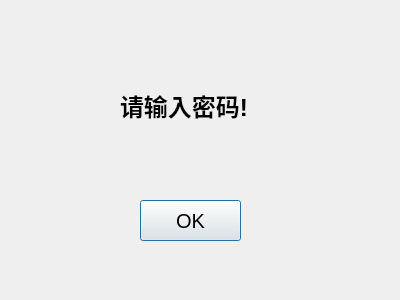
<?xml version="1.0" encoding="UTF-8"?>
<ui version="4.0">
 <class>dialog</class>
 <widget class="QDialog" name="dialog">
  <property name="geometry">
   <rect>
    <x>0</x>
    <y>0</y>
    <width>400</width>
    <height>300</height>
   </rect>
  </property>
  <property name="windowTitle">
   <string>Dialog</string>
  </property>
  <widget class="QLabel" name="label">
   <property name="geometry">
    <rect>
     <x>120</x>
     <y>80</y>
     <width>161</width>
     <height>51</height>
    </rect>
   </property>
   <property name="font">
    <font>
     <pointsize>18</pointsize>
     <weight>75</weight>
     <bold>true</bold>
    </font>
   </property>
   <property name="text">
    <string>请输入密码!</string>
   </property>
  </widget>
  <widget class="QPushButton" name="pushButton">
   <property name="geometry">
    <rect>
     <x>140</x>
     <y>200</y>
     <width>101</width>
     <height>41</height>
    </rect>
   </property>
   <property name="font">
    <font>
     <pointsize>15</pointsize>
    </font>
   </property>
   <property name="text">
    <string>OK</string>
   </property>
  </widget>
 </widget>
 <resources/>
 <connections/>
</ui>
